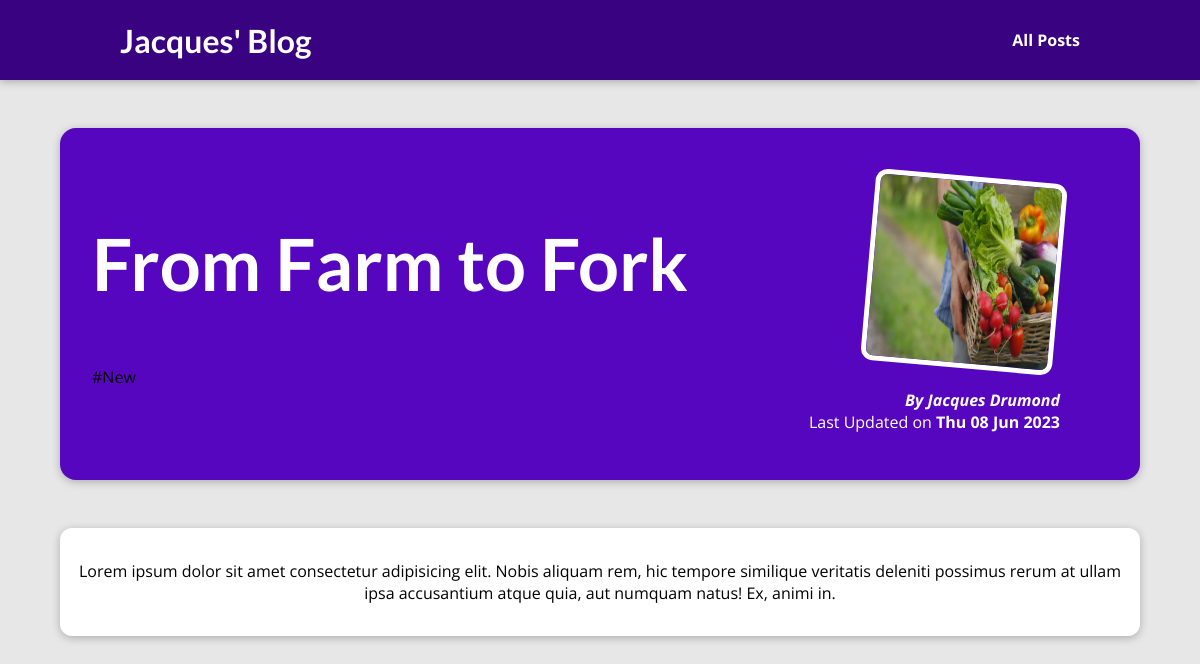
/posts/culinary-delights, run on the app's committed database.
### blog/models.py (models this page shows, shortened)
class Post(models.Model):
    title = models.CharField(max_length=200)
    excerpt = models.CharField(max_length=200)
    image = models.ImageField(upload_to="")
    date = models.DateField(auto_now=True)
    slug = models.SlugField(unique=True, max_length=200, db_index=True)
    content = models.TextField(validators=[MinLengthValidator(10)])
    author = models.ForeignKey(
        Author, on_delete=models.SET_NULL, null=True, related_name="posts"
    )
    tags = models.ManyToManyField(Tag)

class Tag(models.Model):
    caption = models.CharField(max_length=20)

class Author(models.Model):
    first_name = models.CharField(max_length=100)
    last_name = models.CharField(max_length=100)
    email = models.EmailField()
    def full_name(self):
        return f"{self.first_name} {self.last_name}"
    def __str__(self):
        return self.full_name()

### blog/views.py (the view)
# urls.py: path("posts/<slug:slug>", views.post_detail, name="post-detail-page"),
def post_detail(request, slug):
    post = get_object_or_404(Post, slug=slug)
    author = post.author
    tag = post.tags
    print(tag)
    return render(request, "blog/post_detail.html", {
        "post": post,
        "tags": post.tags.all()
    })

### blog/templates/blog/post_detail.html (shortened to what this page needs)
{% extends 'base.html' %}
{% load static %}
{% block css_files %}
    <link rel="stylesheet" href="{% static 'blog/post-detail.css' %}">
{% endblock css_files %}
{% block content %}
    <section id="summary">
        <h2>{{post.title}}</h2>
        {% for tag in tags %}
        <div>#{{tag.caption}}</div>
        {% endfor %}
        <article>
            <img src="{% static 'blog/images/' %}{{post.image}}" alt="{{post.title}}">
            <address>By <a href="mailto:{{post.author.email}}">{{post.author}}</a></address>
            <div>
                Last Updated on <time>{{post.date|date:"D d M Y"}}</time>
            </div>
        </article>
    </section>
    <main>
        <p>{{post.content|linebreaks}}</p>
    </main>
{% endblock content %}

### blog/static/blog/post-detail.css (style rules this page uses)
body { background-color: #e7e7e7; }
#summary { margin: 8rem auto 3rem auto; padding: 2rem; width: 90%; max-width: 90rem; border-radius: 16px; background-color: #5706c0; position: relative; box-shadow: 0 2px 8px rgba(0, 0, 0, 0.25); height: 22rem; }
#summary h2 { color: white; font-size: 4.5rem; }
#summary article { position: absolute; top: 2rem; right: 3rem; padding: 1rem 2rem; border-radius: 12px; text-align: right; color: white; }
#summary article img { width: 12rem; height: 12rem; border-radius: 12px; transform: rotateZ(5deg); border: 5px solid white; margin-bottom: 1rem; }
#summary address { font-weight: bold; }
#summary a { color: white; text-decoration: none; }
#summary time { font-weight: bold; }
main { width: 90%; max-width: 90rem; margin: 3rem auto; background-color: white; padding: 1rem; border-radius: 12px; box-shadow: 0 2px 8px rgba(0, 0, 0, 0.25); text-align: center; }

### static/app.css (style rules this page uses)
* { box-sizing: border-box; }
html { font-family: 'Open Sans', 'Lato', sans-serif; }
body { margin: 0; }
h1, h2, h3 { font-family: 'Lato', sans-serif; font-weight: bold; }

### data on the page
Post: title "From Farm to Fork", image (picture), author "Jacques Drumond", date "Thu 08 Jun 2023", content "Lorem ipsum dolor sit amet consectetur adipisicing elit. Nobis aliquam rem, hic tempore similique veritatis deleniti possimus rerum at ullam ipsa accusantium atque quia, aut numquam natus! Ex, animi in."
Tag: caption "New"
